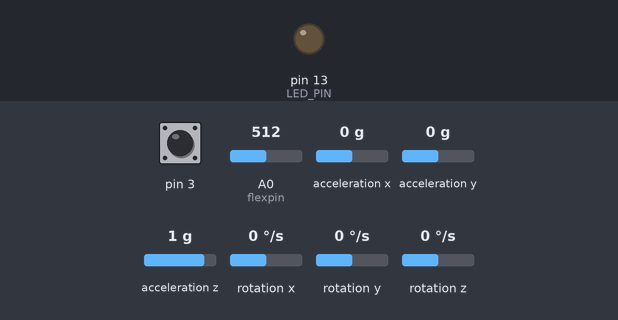
The sketch below on a simulated Arduino Leonardo, built with avr-gcc and run on an emulated ATmega32U4. Parts: output pins drawn as LEDs (lit = HIGH). Dashed ring = blinking. The inputs (shaded band) are chosen by the test bench; at power-on: A0 (flexpin) = 512, pin 3 HIGH, acceleration x 0 g, acceleration y 0 g, acceleration z 1 g, rotation x 0 °/s, rotation y 0 °/s, rotation z 0 °/s. The sensor or clock chip raises its interrupt line as the real part does; what the sketch prints to the serial monitor is not drawn.

Above: at 0.1 s.
At 1.28 s:
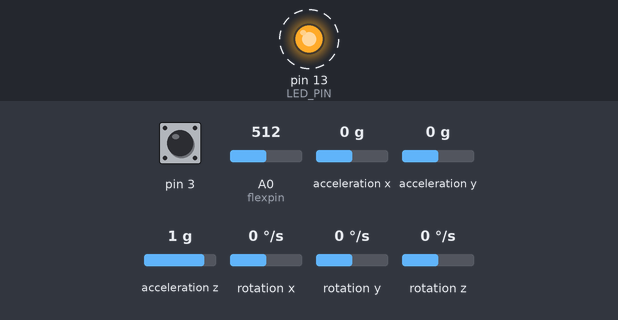
1.8 s: A0 (flexpin) set to 716
7.8 s: A0 (flexpin) set to 30
Timing chart, 0 to 14.8 s (numbered marks = the images above; inputs shaded):
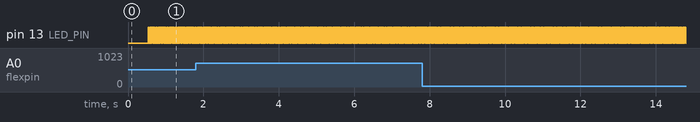

The sketch:

bend_gryo_blue.ino
```cpp
#include <SoftwareSerial.h>

// I2C device class (I2Cdev) demonstration Arduino sketch for MPU6050 class using DMP (MotionApps v2.0)
// 6/21/2012 by Jeff Rowberg <jeff@rowberg.net>
// Updates should (hopefully) always be available at https://github.com/jrowberg/i2cdevlib
//
// Changelog:
//      2013-05-08 - added seamless Fastwire support
//                 - added note about gyro calibration
//      2012-06-21 - added note about Arduino 1.0.1 + Leonardo compatibility error
//      2012-06-20 - improved FIFO overflow handling and simplified read process
//      2012-06-19 - completely rearranged DMP initialization code and simplification
//      2012-06-13 - pull gyro and accel data from FIFO packet instead of reading directly
//      2012-06-09 - fix broken FIFO read sequence and change interrupt detection to RISING
//      2012-06-05 - add gravity-compensated initial reference frame acceleration output
//                 - add 3D math helper file to DMP6 example sketch
//                 - add Euler output and Yaw/Pitch/Roll output formats
//      2012-06-04 - remove accel offset clearing for better results (thanks Sungon Lee)
//      2012-06-01 - fixed gyro sensitivity to be 2000 deg/sec instead of 250
//      2012-05-30 - basic DMP initialization working

/* ============================================
I2Cdev device library code is placed under the MIT license
Copyright (c) 2012 Jeff Rowberg

Permission is hereby granted, free of charge, to any person obtaining a copy
of this software and associated documentation files (the "Software"), to deal
in the Software without restriction, including without limitation the rights
to use, copy, modify, merge, publish, distribute, sublicense, and/or sell
copies of the Software, and to permit persons to whom the Software is
furnished to do so, subject to the following conditions:

The above copyright notice and this permission notice shall be included in
all copies or substantial portions of the Software.

THE SOFTWARE IS PROVIDED "AS IS", WITHOUT WARRANTY OF ANY KIND, EXPRESS OR
IMPLIED, INCLUDING BUT NOT LIMITED TO THE WARRANTIES OF MERCHANTABILITY,
FITNESS FOR A PARTICULAR PURPOSE AND NONINFRINGEMENT. IN NO EVENT SHALL THE
AUTHORS OR COPYRIGHT HOLDERS BE LIABLE FOR ANY CLAIM, DAMAGES OR OTHER
LIABILITY, WHETHER IN AN ACTION OF CONTRACT, TORT OR OTHERWISE, ARISING FROM,
OUT OF OR IN CONNECTION WITH THE SOFTWARE OR THE USE OR OTHER DEALINGS IN
THE SOFTWARE.
===============================================
*/

// I2Cdev and MPU6050 must be installed as libraries, or else the .cpp/.h files
// for both classes must be in the include path of your project
#include "I2Cdev.h"

#include "MPU6050_6Axis_MotionApps20.h"
//#include "MPU6050.h" // not necessary if using MotionApps include file

// Arduino Wire library is required if I2Cdev I2CDEV_ARDUINO_WIRE implementation
// is used in I2Cdev.h
#if I2CDEV_IMPLEMENTATION == I2CDEV_ARDUINO_WIRE
    #include "Wire.h"
#endif

// class default I2C address is 0x68
// specific I2C addresses may be passed as a parameter here
// AD0 low = 0x68 (default for SparkFun breakout and InvenSense evaluation board)
// AD0 high = 0x69
MPU6050 mpu;
//MPU6050 mpu(0x69); // <-- use for AD0 high

/* =========================================================================
   NOTE: In addition to connection 3.3v, GND, SDA, and SCL, this sketch
   depends on the MPU-6050's INT pin being connected to the Arduino's
   external interrupt #0 pin. On the Arduino Uno and Mega 2560, this is
   digital I/O pin 2.
 * ========================================================================= */

/* =========================================================================
   NOTE: Arduino v1.0.1 with the Leonardo board generates a compile error
   when using Serial.write(buf, len). The Teapot output uses this method.
   The solution requires a modification to the Arduino USBAPI.h file, which
   is fortunately simple, but annoying. This will be fixed in the next IDE
   release. For more info, see these links:

   http://arduino.cc/forum/index.php/topic,109987.0.html
   http://code.google.com/p/arduino/issues/detail?id=958
 * ========================================================================= */


// uncomment "OUTPUT_READABLE_QUATERNION" if you want to see the actual
// quaternion components in a [w, x, y, z] format (not best for parsing
// on a remote host such as Processing or something though)
//#define OUTPUT_READABLE_QUATERNION

// uncomment "OUTPUT_READABLE_EULER" if you want to see Euler angles
// (in degrees) calculated from the quaternions coming from the FIFO.
// Note that Euler angles suffer from gimbal lock (for more info, see
// http://en.wikipedia.org/wiki/Gimbal_lock)
//#define OUTPUT_READABLE_EULER

// uncomment "OUTPUT_READABLE_YAWPITCHROLL" if you want to see the yaw/
// pitch/roll angles (in degrees) calculated from the quaternions coming
// from the FIFO. Note this also requires gravity vector calculations.
// Also note that yaw/pitch/roll angles suffer from gimbal lock (for
// more info, see: http://en.wikipedia.org/wiki/Gimbal_lock)
#define OUTPUT_READABLE_YAWPITCHROLL

// uncomment "OUTPUT_READABLE_REALACCEL" if you want to see acceleration
// components with gravity removed. This acceleration reference frame is
// not compensated for orientation, so +X is always +X according to the
// sensor, just without the effects of gravity. If you want acceleration
// compensated for orientation, us OUTPUT_READABLE_WORLDACCEL instead.
//#define OUTPUT_READABLE_REALACCEL

// uncomment "OUTPUT_READABLE_WORLDACCEL" if you want to see acceleration
// components with gravity removed and adjusted for the world frame of
// reference (yaw is relative to initial orientation, since no magnetometer
// is present in this case). Could be quite handy in some cases.
//#define OUTPUT_READABLE_WORLDACCEL

// uncomment "OUTPUT_TEAPOT" if you want output that matches the
// format used for the InvenSense teapot demo
//#define OUTPUT_TEAPOT


#define LED_PIN 13 // (Arduino is 13, Teensy is 11, Teensy++ is 6)
bool blinkState = false;


const int flexpin = 0;
char commandChar;


// MPU control/status vars
bool dmpReady = false;  // set true if DMP init was successful
uint8_t mpuIntStatus;   // holds actual interrupt status byte from MPU
uint8_t devStatus;      // return status after each device operation (0 = success, !0 = error)
uint16_t packetSize;    // expected DMP packet size (default is 42 bytes)
uint16_t fifoCount;     // count of all bytes currently in FIFO
uint8_t fifoBuffer[64]; // FIFO storage buffer

// orientation/motion vars
Quaternion q;           // [w, x, y, z]         quaternion container
VectorInt16 aa;         // [x, y, z]            accel sensor measurements
VectorInt16 aaReal;     // [x, y, z]            gravity-free accel sensor measurements
VectorInt16 aaWorld;    // [x, y, z]            world-frame accel sensor measurements
VectorFloat gravity;    // [x, y, z]            gravity vector
float euler[3];         // [psi, theta, phi]    Euler angle container
float ypr[3];           // [yaw, pitch, roll]   yaw/pitch/roll container and gravity vector

const int RX_PIN = 0;
const int TX_PIN = 1;
//these dont matter anymore but devices tx must conect to arudinos rx
//SoftwareSerial blue(RX_PIN, TX_PIN);


// packet structure for InvenSense teapot demo
uint8_t teapotPacket[14] = { '$', 0x02, 0,0, 0,0, 0,0, 0,0, 0x00, 0x00, '\r', '\n' };


// ================================================================
// ===               INTERRUPT DETECTION ROUTINE                ===
// ================================================================

volatile bool mpuInterrupt = false;     // indicates whether MPU interrupt pin has gone high
void dmpDataReady() {
    mpuInterrupt = true;
}


// ================================================================
// ===                      INITIAL SETUP                       ===
// ================================================================

void setup() {
    // join I2C bus (I2Cdev library doesn't do this automatically)
    #if I2CDEV_IMPLEMENTATION == I2CDEV_ARDUINO_WIRE
        Wire.begin();
        TWBR = 24; // 400kHz I2C clock (200kHz if CPU is 8MHz). Comment this line if having compilation difficulties with TWBR.
    #elif I2CDEV_IMPLEMENTATION == I2CDEV_BUILTIN_FASTWIRE
        Fastwire::setup(400, true);
    #endif

    // initialize serial communication
    // (115200 chosen because it is required for Teapot Demo output, but it's
    // really up to you depending on your project)
    Serial.begin(9600);
//blue.begin(9600);
    while (!Serial); // wait for Leonardo enumeration, others continue immediately

    // NOTE: 8MHz or slower host processors, like the Teensy @ 3.3v or Ardunio
    // Pro Mini running at 3.3v, cannot handle this baud rate reliably due to
    // the baud timing being too misaligned with processor ticks. You must use
    // 38400 or slower in these cases, or use some kind of external separate
    // crystal solution for the UART timer.

    // initialize device
    Serial.println(F("Initializing I2C devices...#"));
    mpu.initialize();

    // verify connection
    Serial.println(F("Testing device connections...#"));
    Serial.println(mpu.testConnection() ? F("MPU6050 connection successful#") : F("MPU6050 connection failed#"));

    // wait for ready
    Serial.println(F("\nSend any character to begin DMP programming and demo: #"));
    //while (Serial.available() && Serial.read()); // empty buffer
  //  while (!Serial.available());                 // wait for data
//    while (Serial.available() && Serial.read()); // empty buffer again

    // load and configure the DMP
    Serial.println(F("Initializing DMP...#"));
    devStatus = mpu.dmpInitialize();

    // supply your own gyro offsets here, scaled for min sensitivity
    mpu.setXGyroOffset(220);
    mpu.setYGyroOffset(76);
    mpu.setZGyroOffset(-85);
    mpu.setZAccelOffset(1788); // 1688 factory default for my test chip

    // make sure it worked (returns 0 if so)
    if (devStatus == 0) {
        // turn on the DMP, now that it's ready
        Serial.println(F("Enabling DMP...#"));
        mpu.setDMPEnabled(true);

        // enable Arduino interrupt detection
        Serial.println(F("Enabling interrupt detection (Arduino external interrupt 0)...#"));
        attachInterrupt(0, dmpDataReady, RISING);
        mpuIntStatus = mpu.getIntStatus();

        // set our DMP Ready flag so the main loop() function knows it's okay to use it
        Serial.println(F("DMP ready! Waiting for first interrupt...#"));
        dmpReady = true;

        // get expected DMP packet size for later comparison
        packetSize = mpu.dmpGetFIFOPacketSize();
    } else {
        // ERROR!
        // 1 = initial memory load failed
        // 2 = DMP configuration updates failed
        // (if it's going to break, usually the code will be 1)
        Serial.print(F("DMP Initialization failed (code "));
        Serial.print(devStatus);
        Serial.println(F(")#"));
    }

    // configure LED for output
    pinMode(LED_PIN, OUTPUT);
}


// ================================================================
// ===                    MAIN PROGRAM LOOP                     ===
// ================================================================

void loop() {
    // if programming failed, don't try to do anything
    if (!dmpReady) return;
  int flexposition;    // Input value from the analog pin.
  int servoposition;   // Output value to the servo.

  // Read the position of the flex sensor (0 to 1023):

  flexposition = analogRead(flexpin);

  // Because the voltage divider circuit only returns a portion
  // of the 0-1023 range of analogRead(), we'll map() that range
  // to the servo's range of 0 to 180 degrees. The flex sensors
  // we use are usually in the 600-900 range:

  // Now we'll command the servo to move to that position:

  // Because every flex sensor has a slightly different resistance,
  // the 600-900 range may not exactly cover the flex sensor's
  // output. To help tune our program, we'll use the serial port to
  // print out our values to the serial monitor window:
  if(Serial.available())
  {
    commandChar = Serial.read();
    switch(commandChar)
    {
      case '*':
     // blue.print(flexposition + "#");
      Serial.print(flexposition + "#");
      break;
    }
  }
  Serial.print("sensor: ");
  Serial.println(flexposition + "#");
  //blue.print("sensor: ");
  //blue.println(flexposition);

    // wait for MPU interrupt or extra packet(s) available
    while (!mpuInterrupt && fifoCount < packetSize) {
        // other program behavior stuff here
        // .
        // .
        // .
        // if you are really paranoid you can frequently test in between other
        // stuff to see if mpuInterrupt is true, and if so, "break;" from the
        // while() loop to immediately process the MPU data
        // .
        // .
        // .
    }

    // reset interrupt flag and get INT_STATUS byte
    mpuInterrupt = false;
    mpuIntStatus = mpu.getIntStatus();

    // get current FIFO count
    fifoCount = mpu.getFIFOCount();

    // check for overflow (this should never happen unless our code is too inefficient)
    if ((mpuIntStatus & 0x10) || fifoCount == 1024) {
        // reset so we can continue cleanly
        mpu.resetFIFO();
        Serial.println(F("FIFO overflow!#"));

    // otherwise, check for DMP data ready interrupt (this should happen frequently)
    } else if (mpuIntStatus & 0x02) {
        // wait for correct available data length, should be a VERY short wait
        while (fifoCount < packetSize) fifoCount = mpu.getFIFOCount();

        // read a packet from FIFO
        mpu.getFIFOBytes(fifoBuffer, packetSize);

        // track FIFO count here in case there is > 1 packet available
        // (this lets us immediately read more without waiting for an interrupt)
        fifoCount -= packetSize;

        #ifdef OUTPUT_READABLE_QUATERNION
            // display quaternion values in easy matrix form: w x y z
            mpu.dmpGetQuaternion(&q, fifoBuffer);
            Serial.print("quat\t");
            Serial.print(q.w);
            Serial.print("\t");
            Serial.print(q.x);
            Serial.print("\t");
            Serial.print(q.y);
            Serial.print("\t");
            Serial.print(q.z);
            Serial.println("#");
        #endif

        #ifdef OUTPUT_READABLE_EULER
            // display Euler angles in degrees
            mpu.dmpGetQuaternion(&q, fifoBuffer);
            mpu.dmpGetEuler(euler, &q);
            Serial.print("euler\t");
            Serial.print(euler[0] * 180/M_PI);
            Serial.print("\t");
            Serial.print(euler[1] * 180/M_PI);
            Serial.print("\t");
            Serial.print(euler[2] * 180/M_PI);
            Serial.println("#");
        #endif

        #ifdef OUTPUT_READABLE_YAWPITCHROLL
            // display Euler angles in degrees
            mpu.dmpGetQuaternion(&q, fifoBuffer);
            mpu.dmpGetGravity(&gravity, &q);
            mpu.dmpGetYawPitchRoll(ypr, &q, &gravity);
            Serial.print("ypr\t");
            Serial.print(ypr[0] * 180/M_PI);
            Serial.print("\t");
            Serial.print(ypr[1] * 180/M_PI);
            Serial.print("\t");
            Serial.print(ypr[2] * 180/M_PI);
            Serial.println("#");
        #endif

        #ifdef OUTPUT_READABLE_REALACCEL
            // display real acceleration, adjusted to remove gravity
            mpu.dmpGetQuaternion(&q, fifoBuffer);
            mpu.dmpGetAccel(&aa, fifoBuffer);
            mpu.dmpGetGravity(&gravity, &q);
            mpu.dmpGetLinearAccel(&aaReal, &aa, &gravity);
            Serial.print("areal\t");
            Serial.print(aaReal.x);
            Serial.print("\t");
            Serial.print(aaReal.y);
            Serial.print("\t");
            Serial.print(aaReal.z);
            Serial.println("#");
        #endif

        #ifdef OUTPUT_READABLE_WORLDACCEL
            // display initial world-frame acceleration, adjusted to remove gravity
            // and rotated based on known orientation from quaternion
            mpu.dmpGetQuaternion(&q, fifoBuffer);
            mpu.dmpGetAccel(&aa, fifoBuffer);
            mpu.dmpGetGravity(&gravity, &q);
            mpu.dmpGetLinearAccel(&aaReal, &aa, &gravity);
            mpu.dmpGetLinearAccelInWorld(&aaWorld, &aaReal, &q);
            Serial.print("aworld\t");
            Serial.print(aaWorld.x);
            Serial.print("\t");
            Serial.print(aaWorld.y);
            Serial.print("\t");
            Serial.print(aaWorld.z);
            Serial.println("#");
        #endif

        #ifdef OUTPUT_TEAPOT
            // display quaternion values in InvenSense Teapot demo format:
            teapotPacket[2] = fifoBuffer[0];
            teapotPacket[3] = fifoBuffer[1];
            teapotPacket[4] = fifoBuffer[4];
            teapotPacket[5] = fifoBuffer[5];
            teapotPacket[6] = fifoBuffer[8];
            teapotPacket[7] = fifoBuffer[9];
            teapotPacket[8] = fifoBuffer[12];
            teapotPacket[9] = fifoBuffer[13];
            Serial.write(teapotPacket, 14);
            teapotPacket[11]++; // packetCount, loops at 0xFF on purpose
        #endif

        // blink LED to indicate activity
        blinkState = !blinkState;
        digitalWrite(LED_PIN, blinkState);
    }
}
```

Measured:
- by itself, pin 13 (LED_PIN): alternates HIGH for 0.01 s and LOW for 0.01 s
